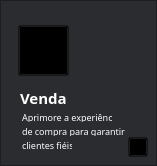
                                     <widget class="QFrame" name="frame_venda_3">
                                      <property name="minimumSize">
                                       <size>
                                        <width>151</width>
                                        <height>161</height>
                                       </size>
                                      </property>
                                      <property name="maximumSize">
                                       <size>
                                        <width>123456</width>
                                        <height>123456</height>
                                       </size>
                                      </property>
                                      <property name="styleSheet">
                                       <string notr="true">QFrame{
	background-color: rgba(32, 33, 37, 200);
	background-image: url(none);}

QFrame:hover
{border: 0.5px solid rgba(255, 255, 255, 80)}</string>
                                      </property>
                                      <property name="frameShape">
                                       <enum>QFrame::StyledPanel</enum>
                                      </property>
                                      <property name="frameShadow">
                                       <enum>QFrame::Raised</enum>
                                      </property>
                                      <widget class="QPushButton" name="btn_logo_venda_3">
                                       <property name="geometry">
                                        <rect>
                                         <x>18</x>
                                         <y>25</y>
                                         <width>51</width>
                                         <height>51</height>
                                        </rect>
                                       </property>
                                       <property name="styleSheet">
                                        <string notr="true">background-color: transparent</string>
                                       </property>
                                       <property name="text">
                                        <string/>
                                       </property>
                                       <property name="icon">
                                        <iconset>
                                         <normaloff>../../../images/svg_icons/icon_coin.svg</normaloff>../../../images/svg_icons/icon_coin.svg</iconset>
                                       </property>
                                       <property name="iconSize">
                                        <size>
                                         <width>49</width>
                                         <height>49</height>
                                        </size>
                                       </property>
                                      </widget>
                                      <widget class="QLabel" name="lbl_venda_3">
                                       <property name="geometry">
                                        <rect>
                                         <x>20</x>
                                         <y>90</y>
                                         <width>50</width>
                                         <height>16</height>
                                        </rect>
                                       </property>
                                       <property name="font">
                                        <font>
                                         <family>Segoe UI Semilight</family>
                                         <pointsize>11</pointsize>
                                         <bold>true</bold>
                                        </font>
                                       </property>
                                       <property name="styleSheet">
                                        <string notr="true">color: rgb(255, 255, 255);
background-color: transparent;
border:none;</string>
                                       </property>
                                       <property name="text">
                                        <string>Venda</string>
                                       </property>
                                      </widget>
                                      <widget class="QPushButton" name="btn_log_extra_venda_3">
                                       <property name="geometry">
                                        <rect>
                                         <x>128</x>
                                         <y>137</y>
                                         <width>20</width>
                                         <height>20</height>
                                        </rect>
                                       </property>
                                       <property name="styleSheet">
                                        <string notr="true">background-color: transparent</string>
                                       </property>
                                       <property name="icon">
                                        <iconset>
                                         <normaloff>../../../images/svg_icons/icon_push_notification.svg</normaloff>../../../images/svg_icons/icon_push_notification.svg</iconset>
                                       </property>
                                       <property name="iconSize">
                                        <size>
                                         <width>20</width>
                                         <height>20</height>
                                        </size>
                                       </property>
                                      </widget>
                                      <widget class="QLabel" name="lbl_info_venda_7">
                                       <property name="geometry">
                                        <rect>
                                         <x>22</x>
                                         <y>140</y>
                                         <width>50</width>
                                         <height>10</height>
                                        </rect>
                                       </property>
                                       <property name="font">
                                        <font>
                                         <family>Segoe UI Light</family>
                                         <pointsize>7</pointsize>
                                        </font>
                                       </property>
                                       <property name="styleSheet">
                                        <string notr="true">border:none;
color: rgb(255, 255, 255);
background-color: transparent</string>
                                       </property>
                                       <property name="text">
                                        <string>clientes fiéis</string>
                                       </property>
                                       <property name="scaledContents">
                                        <bool>false</bool>
                                       </property>
                                      </widget>
                                      <widget class="QLabel" name="lbl_info_venda_8">
                                       <property name="geometry">
                                        <rect>
                                         <x>22</x>
                                         <y>112</y>
                                         <width>90</width>
                                         <height>10</height>
                                        </rect>
                                       </property>
                                       <property name="font">
                                        <font>
                                         <family>Segoe UI Light</family>
                                         <pointsize>7</pointsize>
                                        </font>
                                       </property>
                                       <property name="styleSheet">
                                        <string notr="true">border:none;
color: rgb(255, 255, 255);
background-color: transparent</string>
                                       </property>
                                       <property name="text">
                                        <string>Aprimore a experiência</string>
                                       </property>
                                       <property name="scaledContents">
                                        <bool>false</bool>
                                       </property>
                                      </widget>
                                      <widget class="QLabel" name="lbl_info_venda_9">
                                       <property name="geometry">
                                        <rect>
                                         <x>22</x>
                                         <y>126</y>
                                         <width>110</width>
                                         <height>10</height>
                                        </rect>
                                       </property>
                                       <property name="font">
                                        <font>
                                         <family>Segoe UI Light</family>
                                         <pointsize>7</pointsize>
                                        </font>
                                       </property>
                                       <property name="styleSheet">
                                        <string notr="true">border:none;
color: rgb(255, 255, 255);
background-color: transparent</string>
                                       </property>
                                       <property name="text">
                                        <string>de compra para garantir</string>
                                       </property>
                                       <property name="scaledContents">
                                        <bool>false</bool>
                                       </property>
                                      </widget>
                                     </widget>
